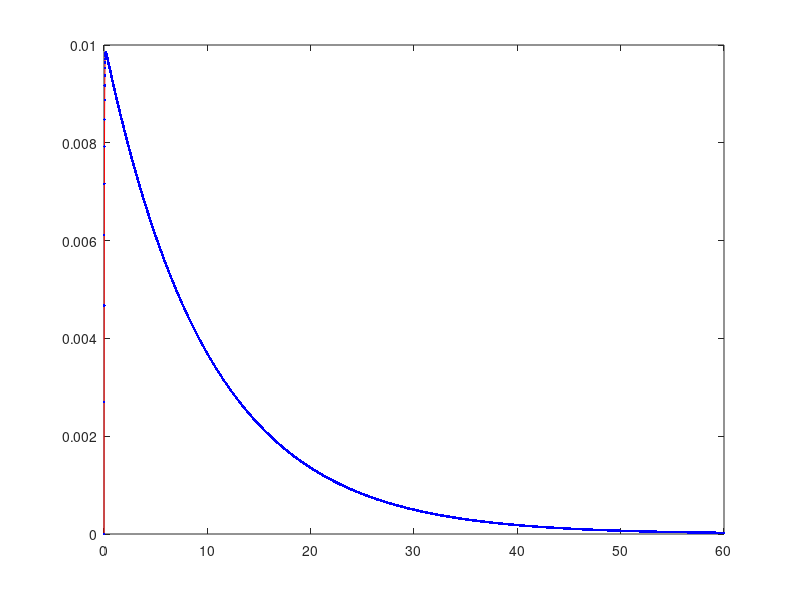

MATLAB code to generate this figure:
R = 100;
L = 3;
C = 0.1;
%% Funcion de transferencia
G = tf([C,0],[L*C,R*C,1])
pole(G)
%% Representación A
A1 = [0,1;-(1/(L*C)),-R/L]
B1 =[0;1/(L*C)]
C1 = [0,C]
D1 = [0]
sys1 = ss(A1,B1,C1,D1)
% Autovalores
[V1,D_lambda1] = eig(A1)
% Autovector izquierdo
W1 = inv(V1)
% Factores de participación
P1 = V1.*W1

% Controlabilidad
Co = ctrb(A1,B1)
rank_Co = rank(Co)
Ob = obsv(A1,C1)
rank_Ob = rank(Ob)

%% Representación B
A2 = [-R/L, -1/L; 1/C, 0]
B2  = [1/L ; 0]
C2 = [1, 0]
D2 = [0]
sys2 = ss(A2,B2,C2,D2)

%% Comparación de respuesta al escalón
[y1,t1] = step(sys1);
[y2,t2] = step(sys2);
plot(t1,y1,'-r',t2,y2,'.b')
[V2,D_lambda2]=eig(A2)
W2 = inv(V2)
